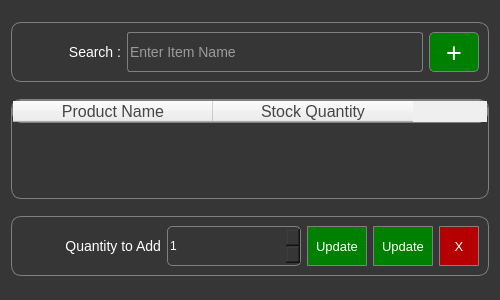
<?xml version="1.0" encoding="UTF-8"?>
<ui version="4.0">
 <class>UpdateDialog</class>
 <widget class="QDialog" name="UpdateDialog">
  <property name="geometry">
   <rect>
    <x>0</x>
    <y>0</y>
    <width>500</width>
    <height>300</height>
   </rect>
  </property>
  <property name="sizePolicy">
   <sizepolicy hsizetype="Preferred" vsizetype="Fixed">
    <horstretch>0</horstretch>
    <verstretch>0</verstretch>
   </sizepolicy>
  </property>
  <property name="minimumSize">
   <size>
    <width>500</width>
    <height>300</height>
   </size>
  </property>
  <property name="maximumSize">
   <size>
    <width>500</width>
    <height>300</height>
   </size>
  </property>
  <property name="windowTitle">
   <string>Delete Item</string>
  </property>
  <property name="styleSheet">
   <string notr="true">QDialog, QLabel, QPushButton, QTableWidget{
background-color:rgb(54,54,54);
color:white;
font:12px;
}
QFrame{
border:1px solid grey;
border-radius:10px;
}
</string>
  </property>
  <layout class="QVBoxLayout" name="verticalLayout">
   <item>
    <widget class="QFrame" name="frame">
     <property name="sizePolicy">
      <sizepolicy hsizetype="Preferred" vsizetype="Fixed">
       <horstretch>0</horstretch>
       <verstretch>0</verstretch>
      </sizepolicy>
     </property>
     <property name="styleSheet">
      <string notr="true">QLineEdit, QLabel{
background-color:rgb(54,54,54);
font:14px;
color:white;
}
QLineEdit#searchLineEdit{
border-radius:3px;
border:1px solid grey;
}
QPushButton#addBtn{
background-color:green;
border:1px solid grey;
color:white;
font:27px;
border-radius:5px;
}
QPushButton#addBtn:hover{
border:2px solid white;
}
QPushButton#addBtn:pressed{
border:3px solid orange;
}</string>
     </property>
     <property name="frameShape">
      <enum>QFrame::StyledPanel</enum>
     </property>
     <property name="frameShadow">
      <enum>QFrame::Raised</enum>
     </property>
     <layout class="QHBoxLayout" name="horizontalLayout">
      <item>
       <widget class="QLabel" name="label1">
        <property name="minimumSize">
         <size>
          <width>100</width>
          <height>40</height>
         </size>
        </property>
        <property name="maximumSize">
         <size>
          <width>100</width>
          <height>16777215</height>
         </size>
        </property>
        <property name="styleSheet">
         <string notr="true">border:none;</string>
        </property>
        <property name="text">
         <string>Search :</string>
        </property>
        <property name="alignment">
         <set>Qt::AlignRight|Qt::AlignTrailing|Qt::AlignVCenter</set>
        </property>
       </widget>
      </item>
      <item>
       <widget class="QLineEdit" name="searchLineEdit">
        <property name="minimumSize">
         <size>
          <width>0</width>
          <height>40</height>
         </size>
        </property>
        <property name="maxLength">
         <number>20</number>
        </property>
        <property name="placeholderText">
         <string>Enter Item Name</string>
        </property>
        <property name="clearButtonEnabled">
         <bool>true</bool>
        </property>
       </widget>
      </item>
      <item>
       <widget class="QPushButton" name="addBtn">
        <property name="minimumSize">
         <size>
          <width>50</width>
          <height>40</height>
         </size>
        </property>
        <property name="maximumSize">
         <size>
          <width>60</width>
          <height>16777215</height>
         </size>
        </property>
        <property name="toolTip">
         <string>Add to table</string>
        </property>
        <property name="styleSheet">
         <string notr="true"/>
        </property>
        <property name="text">
         <string>+</string>
        </property>
       </widget>
      </item>
     </layout>
    </widget>
   </item>
   <item>
    <widget class="QTableWidget" name="tableWidget">
     <property name="maximumSize">
      <size>
       <width>16777215</width>
       <height>100</height>
      </size>
     </property>
     <property name="editTriggers">
      <set>QAbstractItemView::NoEditTriggers</set>
     </property>
     <property name="alternatingRowColors">
      <bool>false</bool>
     </property>
     <property name="rowCount">
      <number>0</number>
     </property>
     <attribute name="horizontalHeaderDefaultSectionSize">
      <number>200</number>
     </attribute>
     <attribute name="verticalHeaderVisible">
      <bool>false</bool>
     </attribute>
     <attribute name="verticalHeaderDefaultSectionSize">
      <number>40</number>
     </attribute>
     <attribute name="verticalHeaderMinimumSectionSize">
      <number>30</number>
     </attribute>
     <column>
      <property name="text">
       <string>Product Name</string>
      </property>
      <property name="font">
       <font>
        <pointsize>12</pointsize>
       </font>
      </property>
      <property name="background">
       <color>
        <red>240</red>
        <green>240</green>
        <blue>240</blue>
       </color>
      </property>
      <property name="foreground">
       <brush brushstyle="SolidPattern">
        <color alpha="255">
         <red>70</red>
         <green>70</green>
         <blue>70</blue>
        </color>
       </brush>
      </property>
     </column>
     <column>
      <property name="text">
       <string>Stock Quantity</string>
      </property>
      <property name="font">
       <font>
        <pointsize>12</pointsize>
       </font>
      </property>
      <property name="background">
       <color>
        <red>240</red>
        <green>240</green>
        <blue>240</blue>
       </color>
      </property>
      <property name="foreground">
       <brush brushstyle="SolidPattern">
        <color alpha="255">
         <red>70</red>
         <green>70</green>
         <blue>70</blue>
        </color>
       </brush>
      </property>
     </column>
    </widget>
   </item>
   <item>
    <widget class="QFrame" name="frame_2">
     <property name="sizePolicy">
      <sizepolicy hsizetype="Preferred" vsizetype="Fixed">
       <horstretch>0</horstretch>
       <verstretch>0</verstretch>
      </sizepolicy>
     </property>
     <property name="styleSheet">
      <string notr="true">QLineEdit, QLabel{
background-color:rgb(54,54,54);
font:14px;
color:white;
}
QLineEdit#searchLineEdit{
border-radius:3px;
border:1px solid grey;
}
QPushButton{
background-color:green;
border:1px solid grey;
color:white;
font:13px;
border-radius:1px;
}
QPushButton#clearBtn{
background-color: rgb(180, 0, 0);
	font: 75 24pt &quot;MS Shell Dlg 2&quot;;
}
QPushButton:hover{
border:2px solid white;
}
QPushButton:pressed{
border:3px solid orange;
}</string>
     </property>
     <property name="frameShape">
      <enum>QFrame::StyledPanel</enum>
     </property>
     <property name="frameShadow">
      <enum>QFrame::Raised</enum>
     </property>
     <layout class="QHBoxLayout" name="horizontalLayout_2">
      <item>
       <widget class="QLabel" name="label">
        <property name="minimumSize">
         <size>
          <width>140</width>
          <height>40</height>
         </size>
        </property>
        <property name="maximumSize">
         <size>
          <width>100</width>
          <height>16777215</height>
         </size>
        </property>
        <property name="styleSheet">
         <string notr="true">border:none;</string>
        </property>
        <property name="text">
         <string>Quantity to Add</string>
        </property>
        <property name="alignment">
         <set>Qt::AlignRight|Qt::AlignTrailing|Qt::AlignVCenter</set>
        </property>
       </widget>
      </item>
      <item>
       <widget class="QSpinBox" name="spinBox">
        <property name="minimumSize">
         <size>
          <width>0</width>
          <height>40</height>
         </size>
        </property>
        <property name="styleSheet">
         <string notr="true">background-color:rgb(54,54,54);
font:12px;
color:white;
border-radius:5px;
border:1px solid grey;</string>
        </property>
        <property name="minimum">
         <number>1</number>
        </property>
       </widget>
      </item>
      <item>
       <widget class="QPushButton" name="updateStockTearBtn">
        <property name="minimumSize">
         <size>
          <width>50</width>
          <height>40</height>
         </size>
        </property>
        <property name="maximumSize">
         <size>
          <width>60</width>
          <height>16777215</height>
         </size>
        </property>
        <property name="toolTip">
         <string>Add to table</string>
        </property>
        <property name="styleSheet">
         <string notr="true"/>
        </property>
        <property name="text">
         <string>Update</string>
        </property>
       </widget>
      </item>
      <item>
       <widget class="QPushButton" name="updateStockAddBtn">
        <property name="minimumSize">
         <size>
          <width>50</width>
          <height>40</height>
         </size>
        </property>
        <property name="maximumSize">
         <size>
          <width>60</width>
          <height>16777215</height>
         </size>
        </property>
        <property name="toolTip">
         <string>Add to table</string>
        </property>
        <property name="styleSheet">
         <string notr="true"/>
        </property>
        <property name="text">
         <string>Update</string>
        </property>
       </widget>
      </item>
      <item>
       <widget class="QPushButton" name="clearBtn">
        <property name="minimumSize">
         <size>
          <width>0</width>
          <height>40</height>
         </size>
        </property>
        <property name="maximumSize">
         <size>
          <width>40</width>
          <height>16777215</height>
         </size>
        </property>
        <property name="toolTip">
         <string>Clear Input Fields</string>
        </property>
        <property name="text">
         <string>X</string>
        </property>
       </widget>
      </item>
     </layout>
    </widget>
   </item>
  </layout>
 </widget>
 <resources/>
 <connections/>
</ui>
